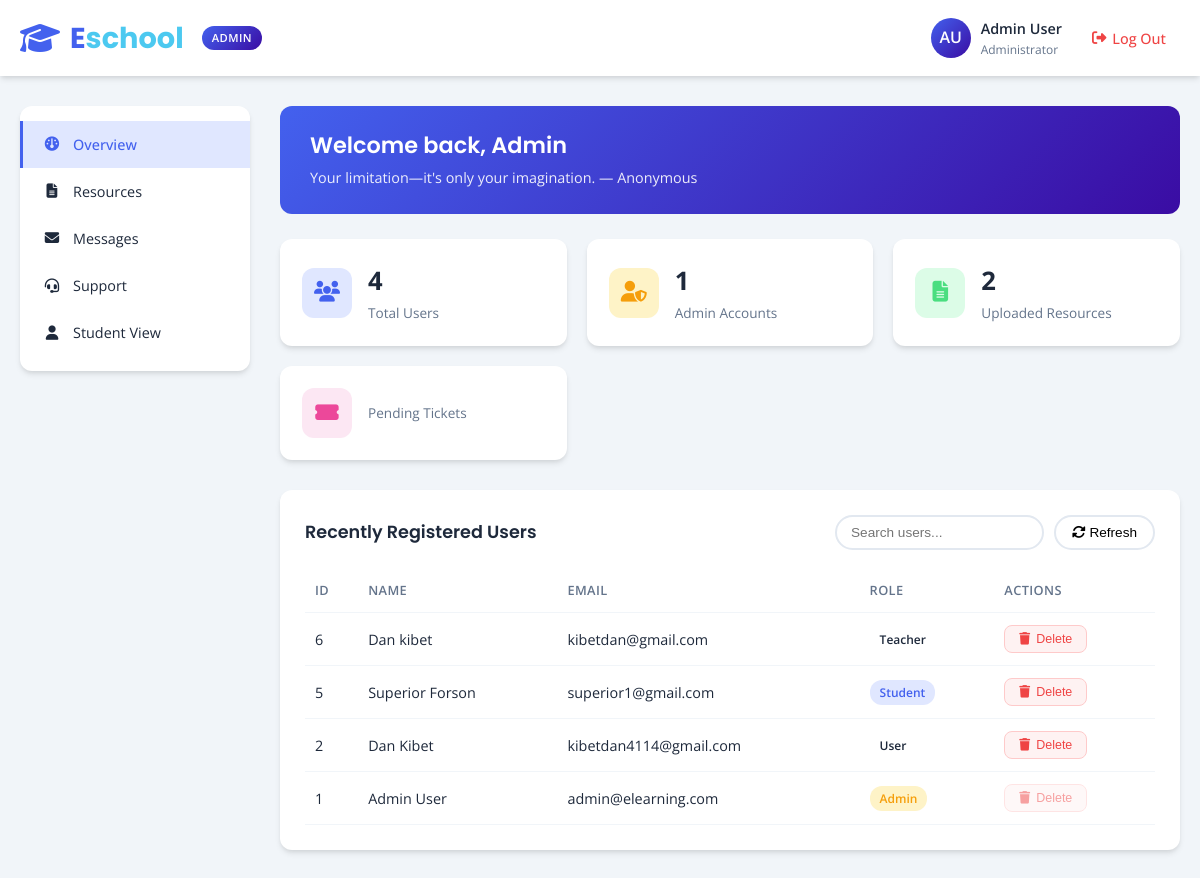
Screenshot of /admin-dashboard (signed in) with the database file from the repository.
### tables this page shows
CREATE TABLE users (
            id INTEGER PRIMARY KEY AUTOINCREMENT,
            firstname TEXT NOT NULL,
            lastname TEXT NOT NULL,
            email TEXT UNIQUE NOT NULL,
            password TEXT NOT NULL,
            role TEXT DEFAULT 'user'
        , avatar_filename TEXT, bio TEXT, phone TEXT, country TEXT, timezone TEXT, address TEXT, preferences_json TEXT, session_version INTEGER DEFAULT 0, is_active INTEGER DEFAULT 1, google_id TEXT, oauth_provider TEXT);

### backen.py (the view)
@app.route('/admin-dashboard')
def admin_dashboard():
    if 'user_id' not in session:
        return redirect(url_for('login'))
    if session.get('role') != 'admin':
        return redirect(url_for('dashboard'))
    if 'quote_text' not in session:
        quote = get_random_quote()
        session['quote_text'] = quote['text']
        session['quote_author'] = quote['author']
    conn = sqlite3.connect('users.db')
    cursor = conn.cursor()
    cursor.execute("SELECT COUNT(*) FROM users")
    total_users = cursor.fetchone()[0]
    cursor.execute("SELECT COUNT(*) FROM users WHERE role = 'admin'")
    total_admins = cursor.fetchone()[0]
    cursor.execute("SELECT COUNT(*) FROM resources")
    total_resources = cursor.fetchone()[0]
    cursor.execute("""
        SELECT id, firstname, lastname, email, role
        FROM users
        ORDER BY id DESC
        LIMIT 10
    """)
    recent_users = cursor.fetchall()
    conn.close()
    return render_template(
        'admin_dashboard.html',
        firstname=session['firstname'],
        lastname=session['lastname'],
        quote_text=session.get('quote_text'),
        quote_author=session.get('quote_author'),
        total_users=total_users,
        total_admins=total_admins,
        total_resources=total_resources,
        recent_users=recent_users
    )

### backen.py (called while the page is built)
def get_random_quote():
    return random.choice(QUOTES)

@app.context_processor
def inject_user():
    avatar_url = None
    if 'user_id' in session:
        conn = sqlite3.connect('users.db')
        cursor = conn.cursor()
        cursor.execute('SELECT avatar_filename FROM users WHERE id = ?', (session['user_id'],))
        row = cursor.fetchone()
        conn.close()
        if row and row[0]:
            avatar_url = get_avatar_url(session['user_id'], row[0])
    return dict(
        firstname=session.get('firstname'),
        lastname=session.get('lastname'),
        user_id=session.get('user_id'),
        role=session.get('role'),
        country=session.get('country'),
        avatar_url=avatar_url,
        quote_text=session.get('quote_text'),
        quote_author=session.get('quote_author')
    )

### templates/Admin/admin_dashboard.html (shortened to what this page needs)
{% extends "admin.html" %}
{% block allcontent %}
<div class="admin-content">
    <div class="welcome-banner">
        <h2>Welcome back, {{ firstname }}</h2>
        <p>{{ quote_text }} — {{ quote_author }}</p>
    </div>
    <div class="stats-grid">
        <div class="stat-card">
            <div class="stat-icon users"><i class="fas fa-users"></i></div>
            <div>
                <div class="stat-value">{{ total_users }}</div>
                <div class="stat-label">Total Users</div>
            </div>
        </div>
        <div class="stat-card">
            <div class="stat-icon admins"><i class="fas fa-user-shield"></i></div>
            <div>
                <div class="stat-value">{{ total_admins }}</div>
                <div class="stat-label">Admin Accounts</div>
            </div>
        </div>
        <div class="stat-card">
            <div class="stat-icon resources"><i class="fas fa-file-alt"></i></div>
            <div>
                <div class="stat-value">{{ total_resources }}</div>
                <div class="stat-label">Uploaded Resources</div>
            </div>
        </div>
        <div class="stat-card">
            <div class="stat-icon" style="background: #fce7f3; color: #ec489a;"><i class="fas fa-ticket-alt"></i></div>
            <div>
                <div class="stat-label">Pending Tickets</div>
            </div>
        </div>
    </div>
    <div class="panel">
        <div style="display: flex; justify-content: space-between; align-items: center; flex-wrap: wrap; gap: 10px; margin-bottom: 18px;">
            <h3 style="margin: 0;">Recently Registered Users</h3>
            <div style="display: flex; gap: 10px; align-items: center; flex-wrap: wrap;">
                <input type="text" id="searchUsers" placeholder="Search users..." style="padding: 8px 14px; border: 2px solid #e2e8f0; border-radius: 20px; font-size: 0.85rem; min-width: 200px;">
                <button onclick="refreshUsers()" style="padding: 8px 16px; border: 2px solid #e2e8f0; background: white; border-radius: 20px; cursor: pointer; font-size: 0.85rem; transition: var(--transition);">
                    <i class="fas fa-rotate"></i> Refresh
                </button>
            </div>
        </div>
        <table class="users-table">
            <thead>
                <tr>
                    <th>ID</th>
                    <th>Name</th>
                    <th>Email</th>
                    <th>Role</th>
                    <th>Actions</th>
                </tr>
            </thead>
            <tbody id="usersTableBody">
                {% for user in recent_users %}
                <tr data-user-id="{{ user[0] }}">
                    <td>{{ user[0] }}</td>
                    <td>{{ user[1] }} {{ user[2] }}</td>
                    <td>{{ user[3] }}</td>
                    <td><span class="role-pill {{ user[4] or 'student' }}">{{ user[4] or 'student' }}</span></td>
                    <td>
                        <button class="delete-user-btn" onclick="deleteUser({{ user[0] }}, '{{ user[1] }} {{ user[2] }}')"
                                {% if user[0] == session.get('user_id') %}disabled style="opacity: 0.5; cursor: not-allowed;"{% endif %}>
                            <i class="fas fa-trash"></i> Delete
                        </button>
                    </td>
                </tr>
                {% endfor %}
            </tbody>
        </table>
    </div>
</div>
{% endblock %}

### templates/Admin/admin.html (shortened to what this page needs)
<!DOCTYPE html>
<html lang="en">
<head>
    <link rel="stylesheet" href="https://cdnjs.cloudflare.com/ajax/libs/font-awesome/6.4.0/css/all.min.css">
</head>
<body>
    <header class="dashboard-header">
        <div class="header-container">
            <a href="/admin-dashboard" class="logo">
                <i class="fas fa-graduation-cap logo-icon"></i>
                <div class="logo-text">E<span>school</span></div>
                <span class="admin-badge">Admin</span>
            </a>
            <div class="header-actions">
                <div class="user-chip">
                    <div class="user-avatar" data-profile-avatar>
                        {% if avatar_url %}
                            <img src="{{ avatar_url }}" alt="Profile photo">
                        {% else %}
                            {{ firstname[0] }}{{ lastname[0] }}
                        {% endif %}
                    </div>
                    <div class="user-meta">
                        <div class="user-name">{{ firstname }} {{ lastname }}</div>
                        <div class="user-role">Administrator</div>
                    </div>
                </div>
                <a href="/logout" class="logout-link">
                    <i class="fas fa-sign-out-alt"></i>
                    <span>Log Out</span>
                </a>
            </div>
        </div>
    </header>
    <div class="admin-layout">
        <nav class="admin-sidebar" id="adminSidebar">
            <a href="/admin-dashboard" class="nav-item {% if request.endpoint == 'admin_dashboard' %}active{% endif %}">
                <i class="fas fa-gauge"></i>
                <span>Overview</span>
            </a>
            <a href="/admin_resources" class="nav-item {% if request.endpoint == 'admin_resources' %}active{% endif %}">
                <i class="fas fa-file-alt"></i>
                <span>Resources</span>
            </a>
            <a href="/admin_messages" class="nav-item {% if request.endpoint == 'admin_messages' %}active{% endif %}">
                <i class="fas fa-envelope"></i>
                <span>Messages</span>
            </a>
            <a href="/admin_support" class="nav-item {% if request.endpoint == 'admin_support' %}active{% endif %}">
                <i class="fas fa-headset"></i>
                <span>Support</span>
            </a>
            <a href="/dashboard?admin_preview=1" class="nav-item">
                <i class="fas fa-user"></i>
                <span>Student View</span>
            </a>
        </nav>
        <div class="admin-content">
            {% block allcontent %}{% endblock %}
        </div>
    </div>
</body>
</html>

### templates/Admin/admin_dashboard.html (style rules this page uses)
.delete-user-btn { display: inline-flex; align-items: center; gap: 6px; padding: 6px 14px; border-radius: 8px; border: 1px solid #fecaca; background: #fef2f2; color: var(--danger-color); font-size: 0.78rem; font-weight: 500; cursor: pointer; transition: var(--transition); white-space: nowrap; }
.delete-user-btn:disabled { opacity: 0.5; cursor: not-allowed; }

### rows the page displays
users: id "6", firstname "Dan", lastname "kibet", email "kibetdan@gmail.com", role "Teacher"
users: id "5", firstname "Superior", lastname "Forson", email "superior1@gmail.com", role "Student"
users: id "2", firstname "Dan", lastname "Kibet", email "kibetdan4114@gmail.com", role "User"
users: id "1", firstname "Admin", lastname "User", email "admin@elearning.com", role "Admin"

### other values shown
{{ firstname[0] }} "A"
{{ lastname[0] }} "U"
{{ firstname }} "Admin"
{{ lastname }} "User"
{{ quote_text }} "Your limitation—it's only your imagination."
{{ quote_author }} "Anonymous"
{{ total_users }} "4"
{{ total_admins }} "1"
{{ total_resources }} "2"
